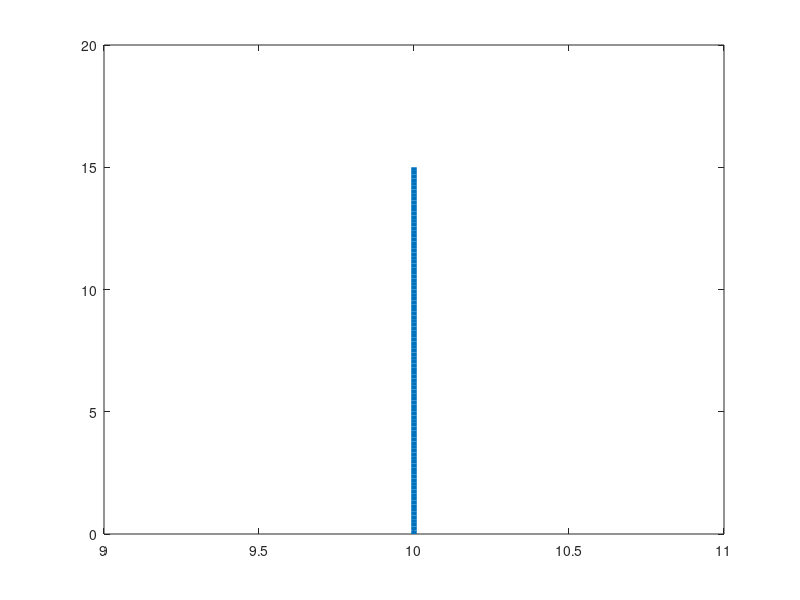

Recreate this plot in MATLAB.
%Function to draw a platform
function [] = graph1()
            %Draw a platform
            %A vertical line
            y1 = linspace(0,15); 
            x1 = 10.*ones(1,length(y1));
            plotMatrix = [x1;y1]; 
            plot(plotMatrix(1,:),plotMatrix(2,:),'LineWidth',4); 
            hold on;
end